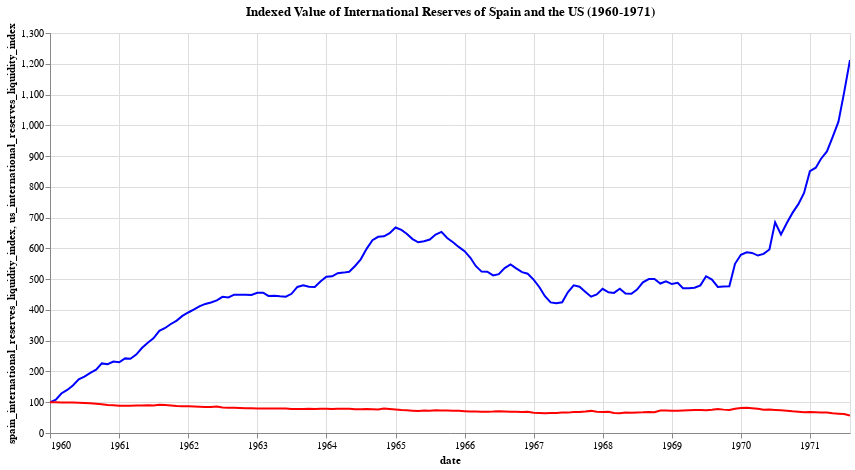

The code cell stored with this chart in its notebook:
### Code cell
# plot a time series graph of the monthly indexed value of international reserves of Spain and the US from January 1960 until August 1971 (when the US exited the Bretton Woods system) using Altair
alt.Chart(filtered_df).mark_line().encode(
    x='date:T',
    y='spain_international_reserves_liquidity_index:Q',
    color=alt.value('blue')
) + alt.Chart(filtered_df).mark_line().encode(
    x='date:T',
    y='us_international_reserves_liquidity_index:Q',
    color=alt.value('red')
).properties(
    title='Indexed Value of International Reserves of Spain and the US (1960-1971)',
    width=800,
    height=400
).interactive()

### Figure 1 — Vega-Lite specification as saved in the notebook (floating-point values rounded to 4 significant figures; data arrays with more than 128 entries replaced by an {"elided": "..."} marker saying what was removed)
{"config": {"view": {"continuousWidth": 300, "continuousHeight": 300}}, "layer": [{"mark": {"type": "line"}, "encoding": {"color": {"value": "blue"}, "x": {"field": "date", "type": "temporal"}, "y": {"field": "spain_international_reserves_liquidity_index", "type": "quantitative"}}}, {"mark": {"type": "line"}, "encoding": {"color": {"value": "red"}, "x": {"field": "date", "type": "temporal"}, "y": {"field": "us_international_reserves_liquidity_index", "type": "quantitative"}}, "name": "view_1", "title": "Indexed Value of International Reserves of Spain and the US (1960-1971)"}], "data": {"name": "data-7435cd8b80687ce7ff67b0312cffbcf2"}, "height": 400, "params": [{"name": "param_2", "select": {"type": "interval", "encodings": ["x", "y"]}, "bind": "scales", "views": ["view_1"]}], "width": 800, "$schema": "https://vega.github.io/schema/vega-lite/v5.15.1.json", "datasets": {"data-7435cd8b80687ce7ff67b0312cffbcf2": {"elided": "140 records"}}}
